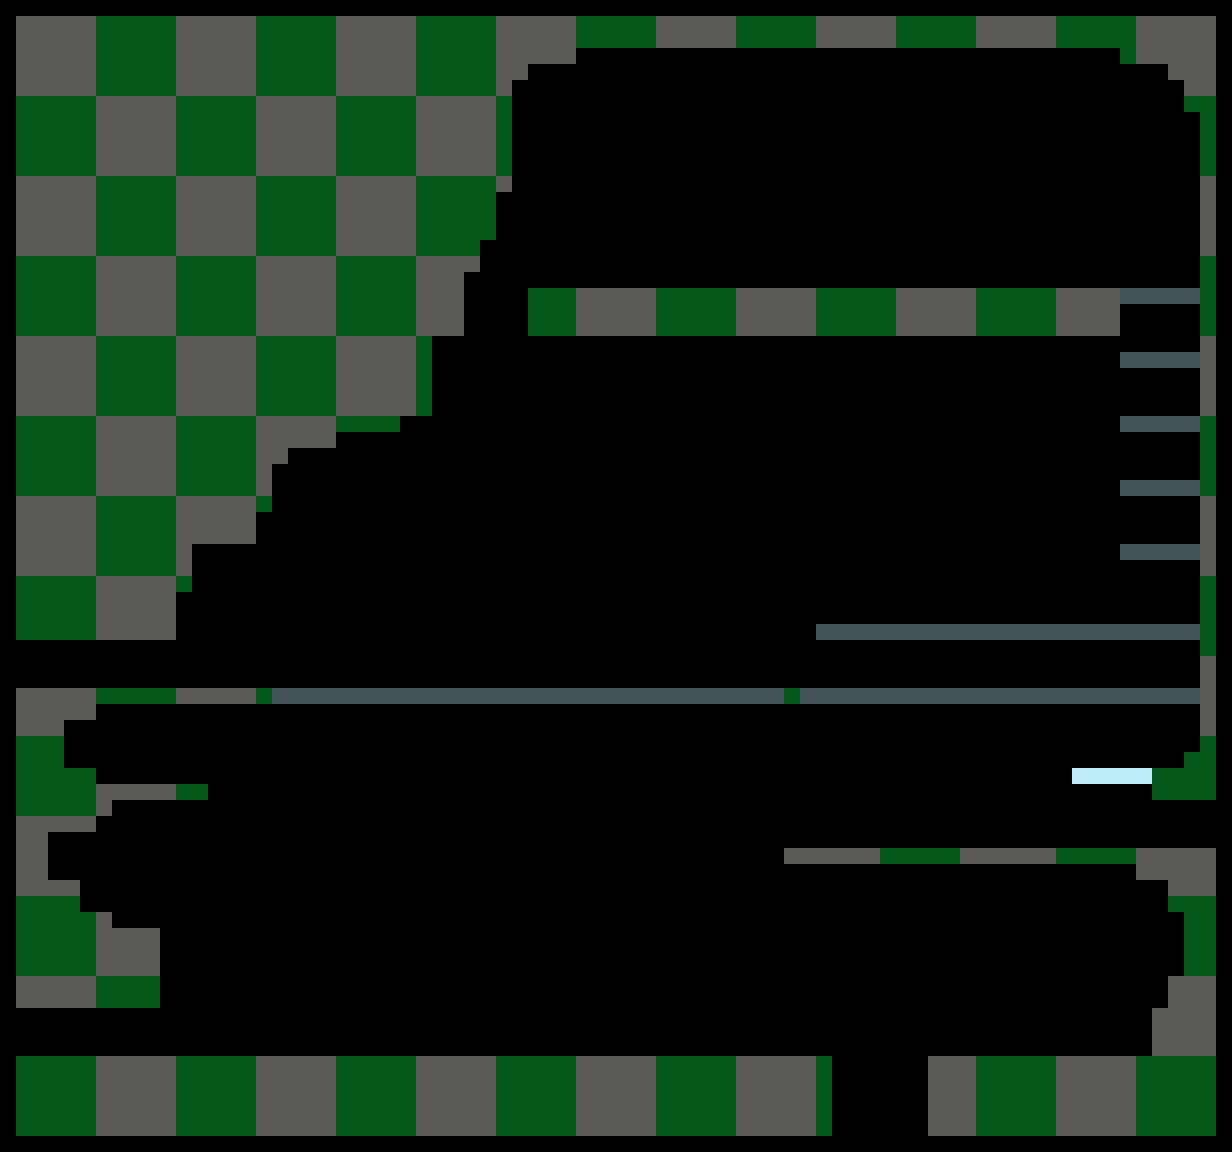

A level layout from a 2D game, rendered from its tile map. Below: a short description, then the map file with tile-grid data replaced by summaries:
An orthogonal 77x72 tile map with 16x16 px tiles, 3 tile layers (Background, Collisions, One-Way Collisions), 1 hidden layer not drawn, 4 tilesets and 6 objects (4x blueSlime_spawn, player_spawn, death).

<map version="1.0" tiledversion="1.1.4" orientation="orthogonal" renderorder="right-down" width="77" height="72" tilewidth="16" tileheight="16" infinite="0" nextobjectid="10">
 <tileset firstgid="1" name="tileset" tilewidth="16" tileheight="16" tilecount="12" columns="6">
  <image source="tileset.png" width="96" height="32" />
 </tileset>
 <tileset firstgid="13" name="bgTiles" tilewidth="16" tileheight="16" tilecount="3" columns="3">
  <image source="bgTiles.png" width="48" height="16" />
 </tileset>
 <tileset firstgid="16" name="fgTiles" tilewidth="16" tileheight="16" tilecount="2" columns="2">
  <image source="fgTiles.png" width="32" height="16" />
 </tileset>
 <tileset firstgid="18" name="PlainTiles" tilewidth="16" tileheight="16" tilecount="60" columns="10">
  <image source="plains tileset.png" width="160" height="96" />
 </tileset>
 <objectgroup name="images" visible="0" />
 <layer name="Background" width="77" height="72">
  <properties>
   <property name="bg" value="" />
   <property name="tileset" value="PlainTiles" />
  </properties>
  <data>[5544 cells, 0 non-empty, 0 distinct tile ids]</data>
 </layer>
 <layer name="Collisions" width="77" height="72" opacity="0.36">
  <properties>
   <property name="collideDirection" value="" />
   <property name="tileset" value="tileset" />
  </properties>
  <data>[5544 cells, 1839 non-empty, 11 distinct tile ids]</data>
 </layer>
 <layer name="One-Way Collisions" width="77" height="72">
  <properties>
   <property name="collideDirection" value="UP" />
   <property name="tileset" value="tileset" />
  </properties>
  <data>[5544 cells, 5 non-empty, 1 distinct tile ids]</data>
 </layer>
 <layer name="Foreground" width="77" height="72" visible="0">
  <properties>
   <property name="fg" value="" />
   <property name="tileset" value="PlainTiles" />
  </properties>
  <data>[5544 cells, 1844 non-empty, 1 distinct tile ids]</data>
 </layer>
 <objectgroup name="objects">
  <object id="1" name="player_spawn" type="player_spawn" x="845.592" y="751.682" width="32" height="32" rotation="90" />
  <object id="4" name="blueSlime_spawn" type="blueSlime_spawn" x="397.666" y="952.667" width="32" height="32" rotation="90" />
  <object id="5" name="blueSlime_spawn" type="blueSlime_spawn" x="401.333" y="592" width="32" height="32" rotation="90" />
  <object id="6" name="blueSlime_spawn" type="blueSlime_spawn" x="962.667" y="185.333" width="32" height="32" rotation="90" />
  <object id="7" name="blueSlime_spawn" type="blueSlime_spawn" x="1085.33" y="746.667" width="32" height="32" rotation="90" />
  <object id="9" name="death rect" type="death" x="833.333" y="1091.33" width="96" height="48.6667" />
 </objectgroup>
</map>
